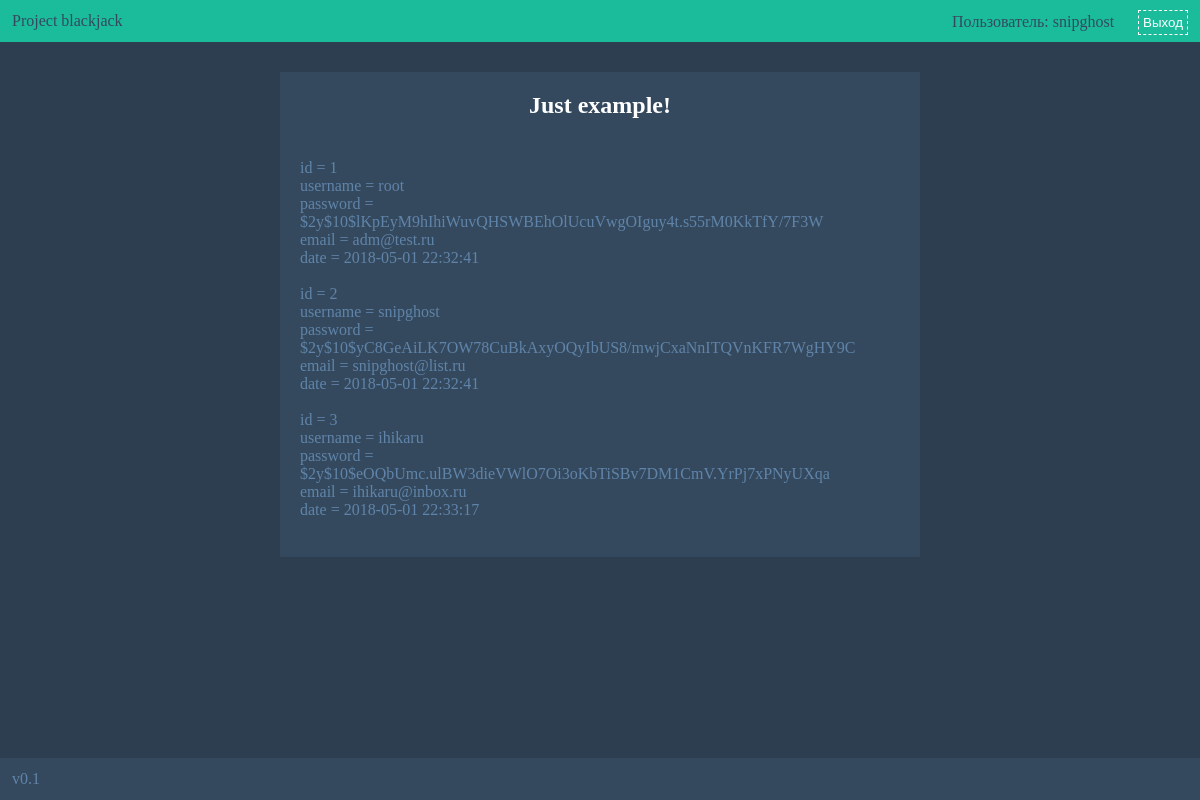
/ (signed in), run on the app's committed database.
### tables this page shows
CREATE TABLE `users` (
  `id` int(11) NOT NULL,
  `username` varchar(32) NOT NULL,
  `password` varchar(64) NOT NULL,
  `email` varchar(64) NOT NULL,
  `date` datetime NOT NULL DEFAULT CURRENT_TIMESTAMP
);

### engine/Session.php (called while the page is built, shortened)
<?php
class Session
{
	public function __get($name)
    {
        if (isset($_SESSION[$name])) {
            return $_SESSION[$name];
        }
    }
    public function __isset($name)
    {
        return isset($_SESSION[$name]);
    }
}

### engine/User.php (called while the page is built, shortened)
<?php
class User
{
	public static function authentication(Session &$session, DBConnection &$db)
	{
		$msg = '';
		if (isset($session->user))
		{
			if (!isset($_POST['logout'])) {
				return [unserialize($session->user), $msg];
			}
		}
		return [NULL, $msg];
	}
}

### index.php (called while the page is built, shortened)
<?php
require_once(ROOT.'engine/Model.php');
require_once(ROOT.'engine/DBConnection.php');
require_once(ROOT.'engine/Session.php');
require_once(ROOT.'engine/User.php');
$session = Session::getInstance();
try {
	$db = new DBConnection(HOSTNAME, USERNAME, PASSWORD, DATABASE);
} catch (DataBaseException $e) {
	include(ROOT.'etc/error.php');
	exit();
}
[$user, $login_err] = User::authentication($session, $db);
$router = new Router();
try {
	$router->run();
} catch (RoutingException $e) {
	include(ROOT.'etc/error.php');
}

### engine/View.php (called while the page is built, shortened)
<?php
class View
{
	public function display($page = null)
	{
		$this->verifyPageData($page);
		extract($page);
		include(ROOT."templates/$template");
	}
}

### controllers/MainController.php (called while the page is built, shortened)
<?php
include_once(ROOT.'models/MainModel.php');
class MainController extends Controller
{
	public function __construct()
	{
		$this->view = new View();
		$this->model = new MainModel();
	}
	public function actionIndex()
	{
		$data = $this->model->getData();
		$page = array(
			'content' => 'main/IndexView.php',
			'data' => $data,
		);
		$this->view->display($page);
	}
}

### engine/DBConnection.php (called while the page is built, shortened)
<?php
class DBConnection
{
	public $mysqli;
	public function connect($host, $user, $password, $dbName)
	{
		$this->mysqli = new mysqli($host, $user, $password, $dbName);
	}
	public function query($query)
	{
		if ($result = $this->mysqli->query($query)) {
			if (gettype($result) != "boolean") {
				$num = 0;
				$data = array();
				while ($row = $result->fetch_assoc()) {
					$data[$num++] = $row;
				}
				return $data;
			}
			return $result;
		} else {
			throw new DataBaseException('Error while requesting', 500);
		}
	}
	public function escape(string $str)
	{
		return $this->mysqli->real_escape_string($str);
	}
	public function select($table, $keys = '*', $where = '', $order = '', $limit = 0)
	{
		$query = 'SELECT ';
		if ($keys === '*' || $keys === '') {
			$query .= '* FROM ';
		} else {
			$query .= implode(', ', $keys).' FROM ';
		}
		$table = $this->escape($table);
		$query .= $table;
		return $this->query($query);
	}
}

### models/MainModel.php (called while the page is built, shortened)
<?php
class MainModel extends Model
{
	public function getData()
	{
		return $this->db->select('users', '*');
	}
}

### engine/Model.php (called while the page is built, shortened)
<?php
class Model
{
	public function __construct()
	{
		global $db;
		$this->db = $db;
	}
}

### views/main/IndexView.php (the view)
<div class="box">
	<center><h2>Just example!</h2></center>
	<?php
		if ($data) {
			foreach ($data as $row) {
				foreach ($row as $key => $value) {
					echo $key.' = '.$value.'<br>';
				}
				echo '<br>';
			}
		}
	?>
</div>

### templates/login.php
<?php global $user, $login_err; if (is_null($user)): ?>
	<form class="login-panel" action="" method="POST">
		<?php if ($login_err != '') echo '<span id="error-msg">', $login_err, '</span>'; ?>
		<input name="username" placeholder="Логин" type="text"/>
		<input name="password" placeholder="Пароль" type="password"/>
		<button name="login" type="submit">Войти</button>
	</form>
<?php else: ?>
	<form class="login-panel" method="POST">
		Пользователь: <?=$user->name?>
		<button name="logout">Выход</button>
	</form>
<?php endif ?>

### css/style.css (style rules this page uses)
* { margin: 0; padding: 0; }
body { background-color: #2c3e50; color: #fff; }
h2 { color: #fff; margin-bottom: 40px; }
.login-panel { float: right; margin-right: 12px; margin-top: -2px; }
.login-panel button { display: inline-block; margin-left: 20px; padding: 4px; border: 1px dashed #fff; background-color: transparent; color: #fff; text-decoration: none; }
.box { padding: 20px; width: 600px; left: 0; right: 0; margin: auto; margin-top: 30px; margin-bottom: 30px; background-color: #34495e; color: #6084a9; }

### data on the page
users: username "snipghost", key "id", id "2", key "username", key "password", password "$2y$10$yC8GeAiLK7OW78CuBkAxyOQyIbUS8/mwjCxaNnITQVnKFR7WgHY9C", key "email", email "snipghost@list.ru", key "date", date "2018-05-01 22:32:41"
users: key "id", id "1", key "username", username "root", key "password", password "$2y$10$lKpEyM9hIhiWuvQHSWBEhOlUcuVwgOIguy4t.s55rM0KkTfY/7F3W", key "email", email "adm@test.ru", key "date", date "2018-05-01 22:32:41"
users: key "id", id "3", key "username", username "ihikaru", key "password", password "$2y$10$eOQbUmc.ulBW3dieVWlO7Oi3oKbTiSBv7DM1CmV.YrPj7xPNyUXqa", key "email", email "ihikaru@inbox.ru", key "date", date "2018-05-01 22:33:17"

### other printed values
VERSION "v0.1"
